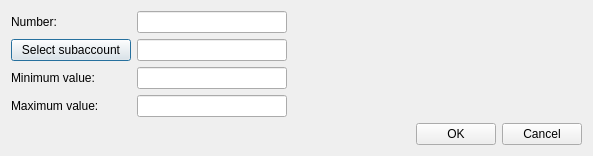
<?xml version="1.0" encoding="UTF-8"?>
<ui version="4.0">
 <class>CreateSubaccountLimit</class>
 <widget class="QDialog" name="CreateSubaccountLimit">
  <property name="geometry">
   <rect>
    <x>0</x>
    <y>0</y>
    <width>593</width>
    <height>154</height>
   </rect>
  </property>
  <property name="sizePolicy">
   <sizepolicy hsizetype="Fixed" vsizetype="Fixed">
    <horstretch>0</horstretch>
    <verstretch>0</verstretch>
   </sizepolicy>
  </property>
  <property name="windowTitle">
   <string>Create/Update subaccount limit</string>
  </property>
  <property name="locale">
   <locale language="English" country="UnitedStates"/>
  </property>
  <property name="modal">
   <bool>false</bool>
  </property>
  <layout class="QGridLayout" name="gridLayout">
   <property name="leftMargin">
    <number>11</number>
   </property>
   <property name="topMargin">
    <number>11</number>
   </property>
   <property name="rightMargin">
    <number>11</number>
   </property>
   <property name="bottomMargin">
    <number>11</number>
   </property>
   <item row="1" column="0">
    <widget class="QPushButton" name="sAccBtn">
     <property name="text">
      <string>Select subaccount</string>
     </property>
    </widget>
   </item>
   <item row="2" column="1">
    <widget class="QLineEdit" name="minValueEdit">
     <property name="minimumSize">
      <size>
       <width>150</width>
       <height>0</height>
      </size>
     </property>
     <property name="maximumSize">
      <size>
       <width>150</width>
       <height>16777215</height>
      </size>
     </property>
     <property name="toolTip">
      <string>&lt;html&gt;&lt;head/&gt;&lt;body&gt;&lt;p&gt;For example: Doe&lt;/p&gt;&lt;/body&gt;&lt;/html&gt;</string>
     </property>
    </widget>
   </item>
   <item row="0" column="0">
    <widget class="QLabel" name="numberLb">
     <property name="minimumSize">
      <size>
       <width>120</width>
       <height>0</height>
      </size>
     </property>
     <property name="text">
      <string>Number:</string>
     </property>
    </widget>
   </item>
   <item row="1" column="1">
    <widget class="QLineEdit" name="sAccEdit">
     <property name="maximumSize">
      <size>
       <width>150</width>
       <height>16777215</height>
      </size>
     </property>
    </widget>
   </item>
   <item row="2" column="0">
    <widget class="QLabel" name="minLb">
     <property name="text">
      <string>Minimum value:</string>
     </property>
    </widget>
   </item>
   <item row="0" column="2">
    <spacer name="horizontalSpacer_2">
     <property name="orientation">
      <enum>Qt::Horizontal</enum>
     </property>
     <property name="sizeHint" stdset="0">
      <size>
       <width>40</width>
       <height>20</height>
      </size>
     </property>
    </spacer>
   </item>
   <item row="4" column="1">
    <widget class="QLineEdit" name="maxValueEdit">
     <property name="minimumSize">
      <size>
       <width>150</width>
       <height>0</height>
      </size>
     </property>
     <property name="maximumSize">
      <size>
       <width>150</width>
       <height>16777215</height>
      </size>
     </property>
     <property name="toolTip">
      <string>&lt;html&gt;&lt;head/&gt;&lt;body&gt;&lt;p&gt;For example: John.Doe@gmail.com (does not mandatory field)&lt;/p&gt;&lt;/body&gt;&lt;/html&gt;</string>
     </property>
    </widget>
   </item>
   <item row="0" column="1">
    <widget class="QLineEdit" name="numberEdit">
     <property name="minimumSize">
      <size>
       <width>150</width>
       <height>0</height>
      </size>
     </property>
     <property name="maximumSize">
      <size>
       <width>150</width>
       <height>16777215</height>
      </size>
     </property>
     <property name="toolTip">
      <string>&lt;html&gt;&lt;head/&gt;&lt;body&gt;&lt;p&gt;For example: John&lt;/p&gt;&lt;/body&gt;&lt;/html&gt;</string>
     </property>
     <property name="readOnly">
      <bool>true</bool>
     </property>
    </widget>
   </item>
   <item row="4" column="0">
    <widget class="QLabel" name="cBalanceLb">
     <property name="text">
      <string>Maximum value:</string>
     </property>
    </widget>
   </item>
   <item row="5" column="0" colspan="3">
    <layout class="QHBoxLayout" name="horizontalLayout">
     <item>
      <spacer name="horizontalSpacer">
       <property name="orientation">
        <enum>Qt::Horizontal</enum>
       </property>
       <property name="sizeHint" stdset="0">
        <size>
         <width>40</width>
         <height>20</height>
        </size>
       </property>
      </spacer>
     </item>
     <item>
      <widget class="QPushButton" name="okBtn">
       <property name="text">
        <string>OK</string>
       </property>
      </widget>
     </item>
     <item>
      <widget class="QPushButton" name="cancelBtn">
       <property name="text">
        <string>Cancel</string>
       </property>
      </widget>
     </item>
    </layout>
   </item>
  </layout>
 </widget>
 <tabstops>
  <tabstop>numberEdit</tabstop>
  <tabstop>sAccBtn</tabstop>
  <tabstop>minValueEdit</tabstop>
  <tabstop>maxValueEdit</tabstop>
  <tabstop>okBtn</tabstop>
  <tabstop>cancelBtn</tabstop>
  <tabstop>sAccEdit</tabstop>
 </tabstops>
 <resources/>
 <connections/>
</ui>
